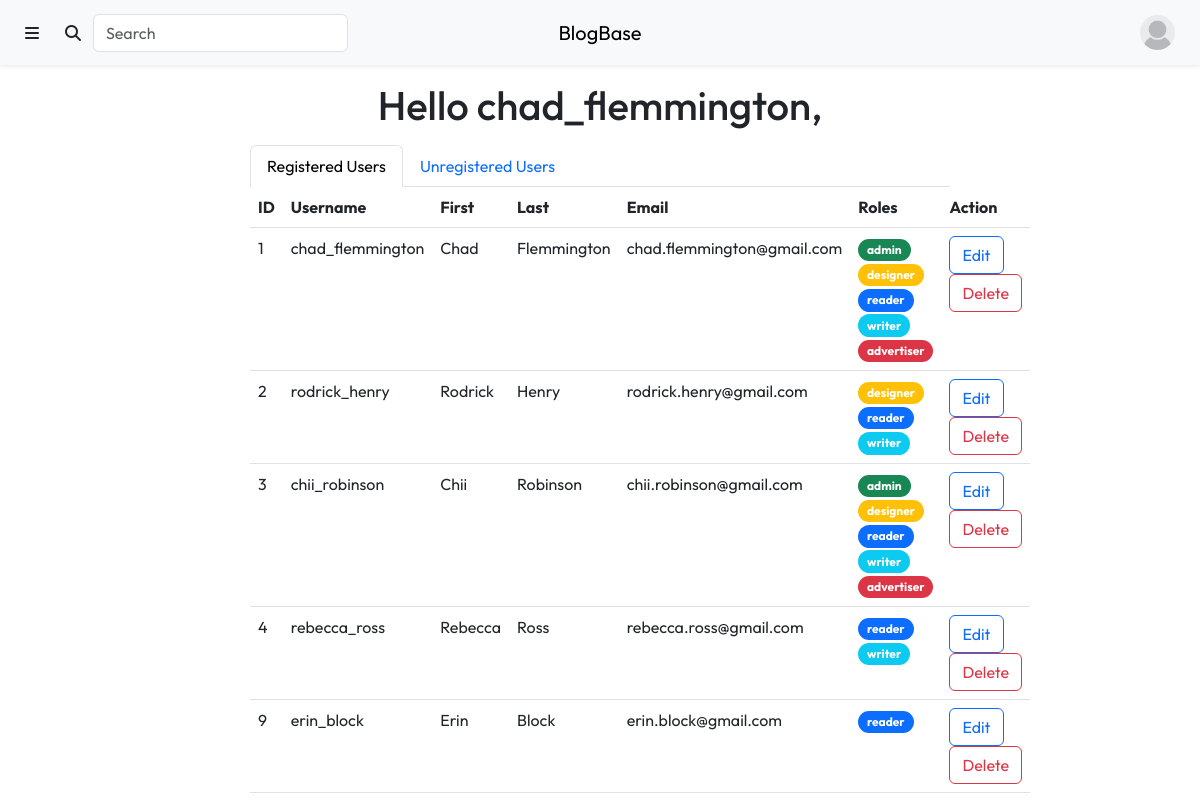
Before: /content/admin.php (signed in) with the older database file.
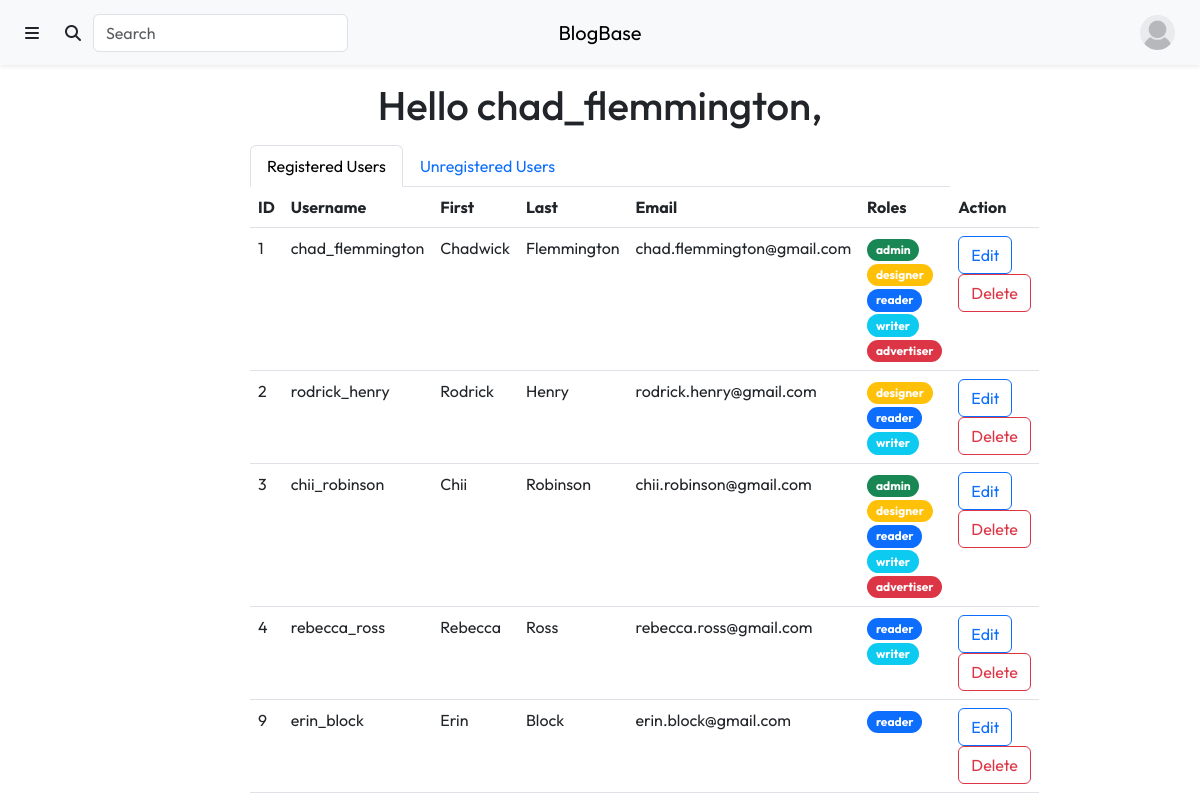
After: the same page with the newer database file.
### tables this page shows
CREATE TABLE `Users` (
  `user_id` int(11) NOT NULL,
  `profile_picture` varchar(255) NOT NULL DEFAULT 'anonymous.jpg',
  `username` varchar(50) NOT NULL,
  `first_name` varchar(50) NOT NULL,
  `last_name` varchar(50) NOT NULL,
  `email` varchar(50) NOT NULL,
  `password` varchar(255) NOT NULL,
  `biography` varchar(255) DEFAULT NULL,
  `approved` tinyint(1) NOT NULL DEFAULT 0,
  `reader` tinyint(1) NOT NULL DEFAULT 1,
  `writer` tinyint(1) NOT NULL DEFAULT 0,
  `designer` tinyint(1) NOT NULL DEFAULT 0,
  `advertiser` tinyint(1) NOT NULL DEFAULT 0,
  `admin` tinyint(1) NOT NULL DEFAULT 0
);

### include/user_info.inc.php (called while the page is built, shortened)
<?php
if (isset($_SESSION['username'])) {
    $user_query = "SELECT *
                   FROM Users
                   WHERE username = '" . $_SESSION['username'] . "';";
    $user_result = mysqli_query($con, $user_query);
    $user_info = $user_result->fetch_assoc();
}
?>

### content/admin.php (the view, shortened to what the changed rows need)
<?php
require_once "../include/connect.inc.php";
include_once "../include/user_info.inc.php";
?>
<!DOCTYPE html>
<html lang="en">
    <head>
        <link rel="stylesheet" href="https://cdn.jsdelivr.net/npm/bootstrap@5.3.0-alpha1/dist/css/bootstrap.min.css">
        <link rel="stylesheet" href="https://cdnjs.cloudflare.com/ajax/libs/font-awesome/6.2.1/css/all.min.css">
        <link rel="stylesheet" href="./css/styles.css">
    </head>
    <body>
        <div class="header">
            <?php include "./views/header.php" ?>
            <?php include "./views/sidebar.php" ?>
        <div class="container mt-3 mb-3 text-center">
            <h1>Hello <?php echo $user_info['username'] ?>,</h1>
        </div>
        <div class="col-10 col-lg-7 mx-auto mt-3">
            <div class="tab-content" id="users-tab-content">
                <div class="tab-pane fade show active" id="registered-tab-pane" role="tabpanel" aria-labelledby="registered-tab" tabindex="0">
                    <?php
                    $reg_users_query = "SELECT *
                                        FROM Users
                                        WHERE approved = 1";
                    $reg_users_result = mysqli_query($con, $reg_users_query);
                    ?>
                    <table class="table text-start">
                        <thead>
                            <tr>
                                <th scope="col">ID</th>
                                <th scope="col">Username</th>
                                <th scope="col">First</th>
                                <th scope="col">Last</th>
                                <th scope="col">Email</th>
                                <th scope="col">Roles</th>
                                <th scope="col">Action</th>
                            </tr>
                        </thead>
                        <tbody>
                            <?php while ($current_row = $reg_users_result->fetch_assoc()) { ?>
                                <form method="post">
                                    <tr>
                                        <td>
                                            <span class="user-info"><?php echo $current_row['user_id'] ?></span>
                                        </td>
                                        <td>
                                            <span class="user-info"><?php echo $current_row['username'] ?></span>
                                        </td>
                                        <td>
                                            <span class="user-info"><?php echo $current_row['first_name'] ?></span>
                                        </td>
                                        <td>
                                            <span class="user-info"><?php echo $current_row['last_name'] ?></span>
                                        </td>
                                        <td>
                                            <span class="user-info"><?php echo $current_row['email'] ?></span>
                                        </td>
                                        <td>
                                            <?php
                                            if ($current_row['admin'] == 1) {
                                                echo "<a class='btn badge bg-success rounded-pill text-decoration-none' href='#'>admin</a>";
                                            }
                                            if ($current_row['designer'] == 1) {
                                                echo "<a class='btn badge bg-warning rounded-pill text-decoration-none' href='#'>designer</a>";
                                            }
                                            if ($current_row['reader'] == 1) {
                                                echo "<a class='btn badge bg-primary rounded-pill text-decoration-none' href='#'>reader</a>";
                                            }
                                            if ($current_row['writer'] == 1) {
                                                echo "<a class='btn badge bg-info rounded-pill text-decoration-none' href='#'>writer</a>";
                                            }
                                            if ($current_row['advertiser'] == 1) {
                                                echo "<a class='btn badge bg-danger rounded-pill text-decoration-none' href='#'>advertiser</a>";
                                            }
                                            ?>
                                        </td>
                                        <td>
                                            <a class="btn btn-outline-primary" id="edit-btn" href="#" onclick="edit_user()">Edit</a>
                                            <a class="btn btn-outline-danger" href="../include/delete_user.inc.php?id=<?php echo $current_row['user_id']; ?>">Delete</a>
                                        </td>
                                    </tr>
                                </form>
                            <?php } ?>
                        </tbody>
                    </table>
                </div>
            </div>
        </div>
    </body>
</html>

### content/views/header.php (shortened to what the changed rows need)
<?php include_once "../include/user_info.inc.php"; ?>
<nav class="navbar navbar-expand bg-light shadow-sm">
     <div class="container-fluid">
        <div class="navbar ms-auto order-2 col-4 py-0">
            <ul class="navbar-nav ms-auto">
                <?php if (isset($user_info['username'])) { ?>
                    <li class="nav-item">
                        <div class="dropdown">
                            <button class="btn" type="button" data-bs-toggle="dropdown" aria-expanded="false">
                                <img src="./uploads/profile_pictures/<?php echo $user_info['profile_picture']; ?>" class="rounded-circle" style="width:35px; height:35px;">
                            </button>
                        </li>
                    </div>
            <?php } ?>
        </div>
    </div>

Changed rows visible on the page:
changed users "chad_flemmington": first_name "Chad" → "Chadwick"
